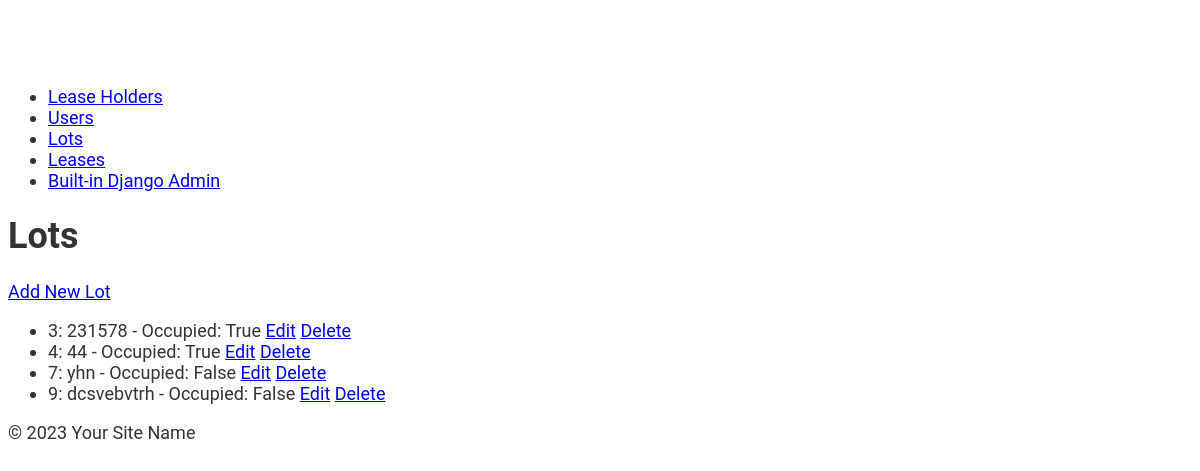
The page /lots/ on the database its author committed.
### lots/models.py (models this page shows, shortened)
class Lot(models.Model):
    lot_number = models.IntegerField(unique=True, help_text="Unique number identifying the lot")
    lot_address = models.CharField(max_length=300, help_text="Address of the lot")
    occupied = models.BooleanField(default=False, help_text="Flag to indicate if the lot is currently occupied")

### lots/views.py (the view)
# urls.py: path('lots/', lot_list, name='lot_list'),
def lot_list(request):
    lots = Lot.objects.all()
    return render(request, 'lots/lot_list.html', {'lots': lots})

### lots/templates/lots/lot_list.html (shortened to what this page needs)
{% extends 'lots/base.html' %}
{% block content %}
<h1>Lots</h1>
<a href="{% url 'lot_create' %}">Add New Lot</a>
<ul>
    {% for lot in lots %}
    <li>
        {{ lot.lot_number }}: {{ lot.lot_address }} - Occupied: {{ lot.occupied }}
        <a href="{% url 'lot_update' lot.pk %}">Edit</a>
        <a href="{% url 'lot_delete' lot.pk %}">Delete</a>
    </li>
    {% endfor %}
</ul>
{% endblock %}

### lots/static/lots/style.css (style rules this page uses)
body { font-family: 'Roboto', sans-serif; font-size: 18px; color: #333; padding-top: 60px; }
h1, h2, h3, h4, h5, h6 { font-weight: 700; }

### rows shown on the page
Lot: lot_number "3", lot_address "231578", occupied "True"
Lot: lot_number "4", lot_address "44", occupied "True"
Lot: lot_number "7", lot_address "yhn", occupied "False"
Lot: lot_number "9", lot_address "dcsvebvtrh", occupied "False"
